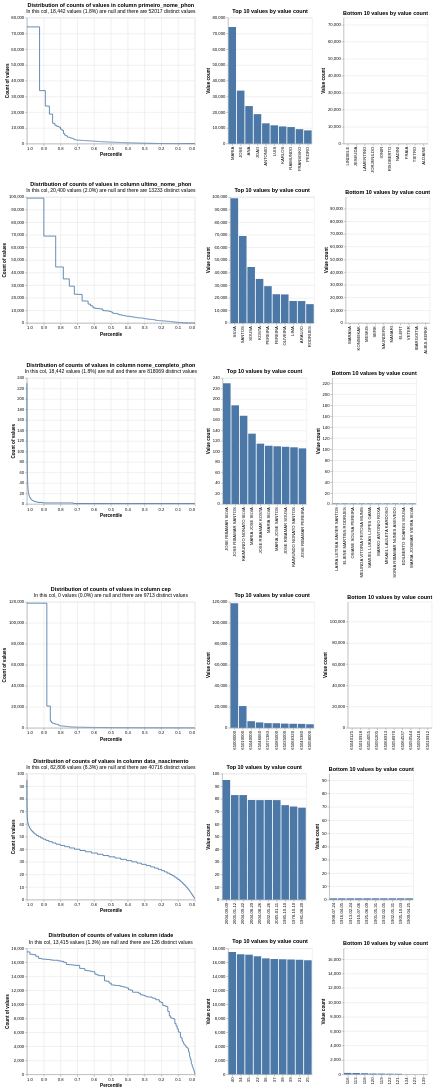

The code cell stored with this chart in its notebook:
### Markdown cell above
## Exploração pré-modelo

Profile Splink das colunas de linkage e análise de blocking (cumulativo + maiores blocos).

### Code cell
from splink import block_on
from splink.blocking_analysis import cumulative_comparisons_to_be_scored_from_blocking_rules_chart
from splink.exploratory import profile_columns
from splink.blocking_analysis import n_largest_blocks
# Blocking rules
blocking_rules = [
    block_on('primeiro_nome_phon', 'ultimo_nome_phon', 'sexo'),
    block_on('ultimo_nome_phon', 'data_nascimento'),
    block_on('primeiro_nome_phon', 'data_nascimento'),
    block_on('cep', 'ultimo_nome_phon','sexo'),
    block_on('cep', 'primeiro_nome_phon','sexo'),    
]

profile_columns(
    con.execute(f'SELECT * FROM {analysis_table}').df(),
    db_api,
    column_expressions=[
        'primeiro_nome_phon', 'ultimo_nome_phon', 'nome_completo_phon',
        'cep', 'data_nascimento', 'idade',
    ],
)
